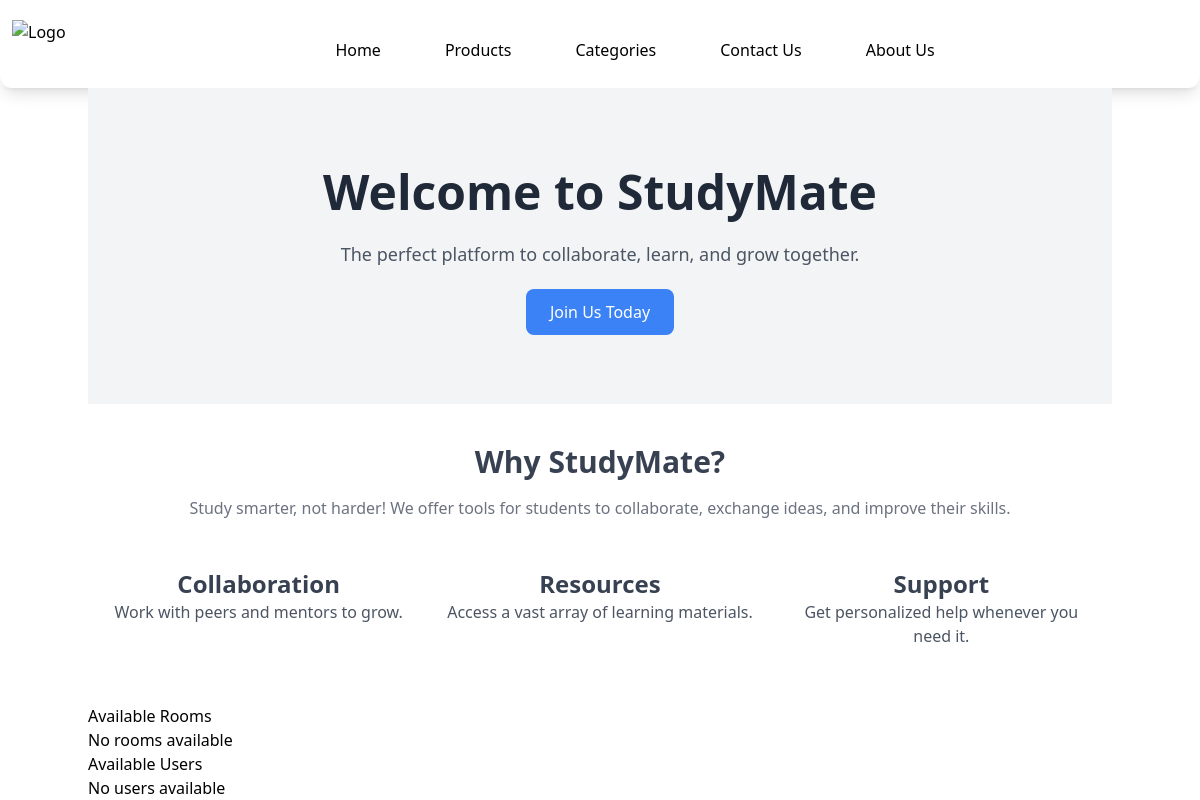
The app's page /, older data.
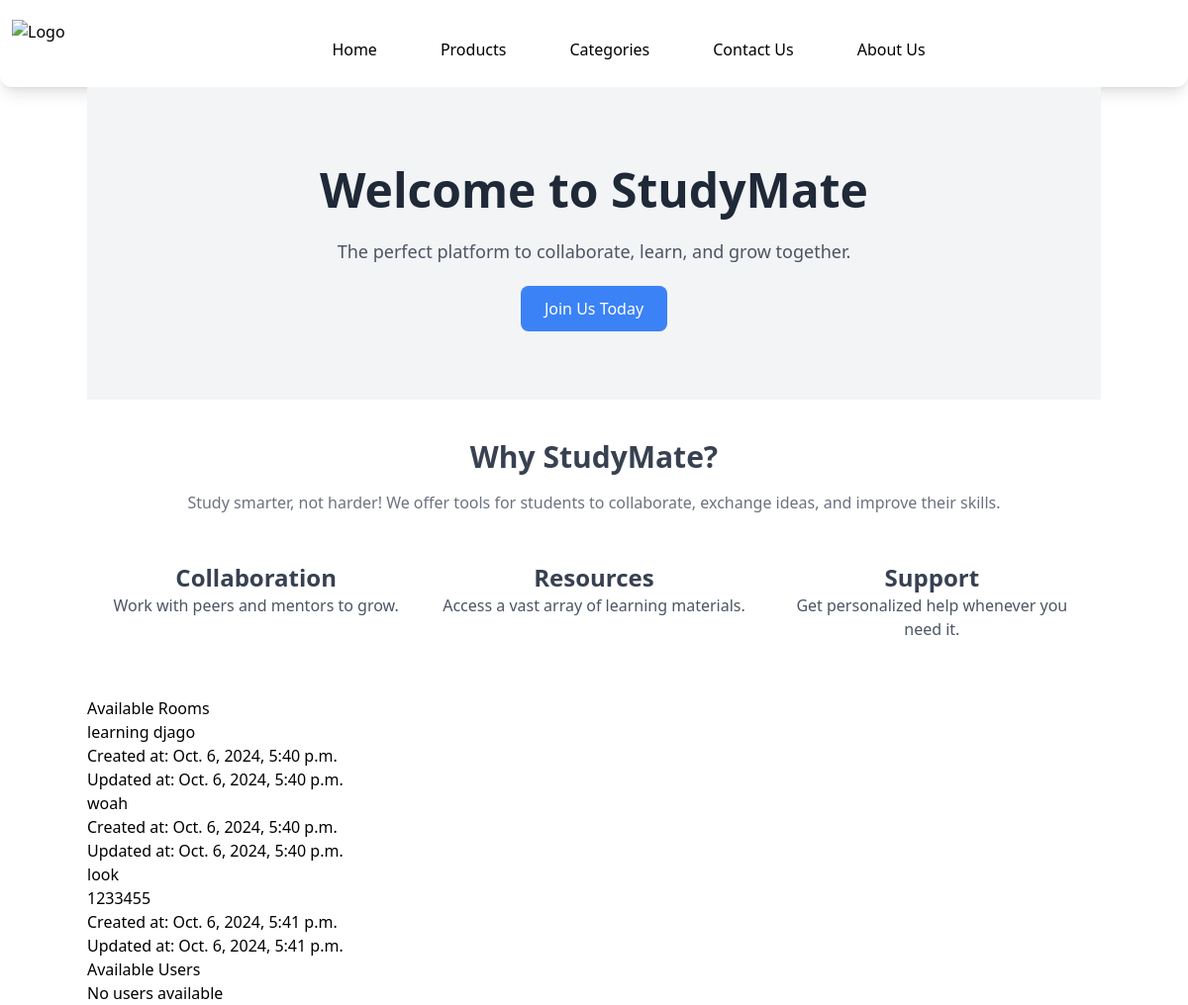
The same page, newer data.
### base/models.py (models this page shows, shortened)
class Room(models.Model):
    name = models.CharField(max_length=200)
    description = models.TextField(null=True, blank=True)
    updated = models.DateTimeField(auto_now=True)
    created = models.DateTimeField(auto_now_add=True)

### base/views.py (the view)
# urls.py: path('', views.home, name='home'), # Redirect to home page upon visiting root URL
def home(request):
    Rooms = Room.objects.all()  # Fetch all Room objects from the database
    Users = User.objects.all()  # Fetch all User objects from the database
    context = {
        'Rooms': Rooms,
        'Users': Users,
    }
    return render(request, 'base/home.html', context)

### base/templates/base/home.html
{% extends "base.html" %}
{% block content %}
  <section class="bg-gray-100 py-20">
    <div class="container mx-auto text-center">
      <h1 class="text-5xl font-bold text-gray-800 mb-6">Welcome to StudyMate</h1>
      <p class="text-lg text-gray-600 mb-8">
        The perfect platform to collaborate, learn, and grow together.
      </p>
      <a href="/signup" class="bg-blue-500 text-white py-3 px-6 rounded-lg hover:bg-blue-600 transition duration-300">
        Join Us Today
      </a>
    </div>
  </section>
  <section class="py-10 bg-white">
    <div class="container mx-auto text-center">
      <h2 class="text-3xl font-semibold text-gray-700 mb-4">Why StudyMate?</h2>
      <p class="text-md text-gray-500 mb-8">
        Study smarter, not harder! We offer tools for students to collaborate, exchange ideas, and improve their skills.
      </p>
      <div class="flex justify-around">
        <div class="w-1/3 p-4">
          <h3 class="text-2xl font-bold text-gray-700">Collaboration</h3>
          <p class="text-gray-600">Work with peers and mentors to grow.</p>
        </div>
        <div class="w-1/3 p-4">
          <h3 class="text-2xl font-bold text-gray-700">Resources</h3>
          <p class="text-gray-600">Access a vast array of learning materials.</p>
        </div>
        <div class="w-1/3 p-4">
          <h3 class="text-2xl font-bold text-gray-700">Support</h3>
          <p class="text-gray-600">Get personalized help whenever you need it.</p>
        </div>
      </div>
    </div>
  </section>
  <h1>Available Rooms</h1>
  <ul>
      {% for room in Rooms %}
          <li>
              <h2>{{ room.name }}</h2>
              <p>{{ room.description }}</p>
              <p>Created at: {{ room.created }}</p>
              <p>Updated at: {{ room.updated }}</p>
          </li>
      {% empty %}
          <li>No rooms available</li>
      {% endfor %}
  </ul>
  <h1>Available Users</h1>
  <ul>
      {% for User in Users %}
          <li>{{ user.username }}</li>
      {% empty %}
          <li>No users available</li>
      {% endfor %}
  </ul>
{% endblock %}

### templates/base.html (shortened to what this page needs)
{% load static tailwind_tags %}
<!DOCTYPE html>
<html lang="en">
<head>
    {% tailwind_css %}
</head>
<body>
    {% block navbar %}
      {% include 'navbar.html' %}
    {% endblock %}
    <main class="container mx-auto">
        {% block content %}{% endblock %}
    </main>
</body>
</html>

### templates/navbar.html (shortened to what this page needs)
<!DOCTYPE html>
<html lang="en">
<head>
</head>
<body>
<nav class="bg-white rounded-xl py-2 px-3 mt-3 shadow-lg">
  <div class="flex justify-between items-center max-w-screen-xl mx-auto">
    <div class="flex-none">
      <a href="/">
        <img src="/logo3.png" alt="Logo" width="70" height="60" />
      </a>
    </div>
    <ul class="flex space-x-8 text-center">
      <li><a href="/" class="block px-4 py-2 hover:bg-gray-100">Home</a></li>
      <li><a href="/products" class="block px-4 py-2 hover:bg-gray-100">Products</a></li>
      <li><a href="/categories" class="block px-4 py-2 hover:bg-gray-100">Categories</a></li>
      <li><a href="/contact" class="block px-4 py-2 hover:bg-gray-100">Contact Us</a></li>
      <li><a href="/about" class="block px-4 py-2 hover:bg-gray-100">About Us</a></li>
    </ul>
  </div>
</nav>
</body>
</html>

Row changes from the older to the newer data that the page shows:
added Room: name "learning djago", created "Oct. 6, 2024, 5:40 p.m.", updated "Oct. 6, 2024, 5:40 p.m."
added Room: name "woah", created "Oct. 6, 2024, 5:40 p.m.", updated "Oct. 6, 2024, 5:40 p.m."
added Room: name "look", description "1233455", created "Oct. 6, 2024, 5:41 p.m.", updated "Oct. 6, 2024, 5:41 p.m."
Text that changed along with them:
text no longer shown: "No rooms available"
